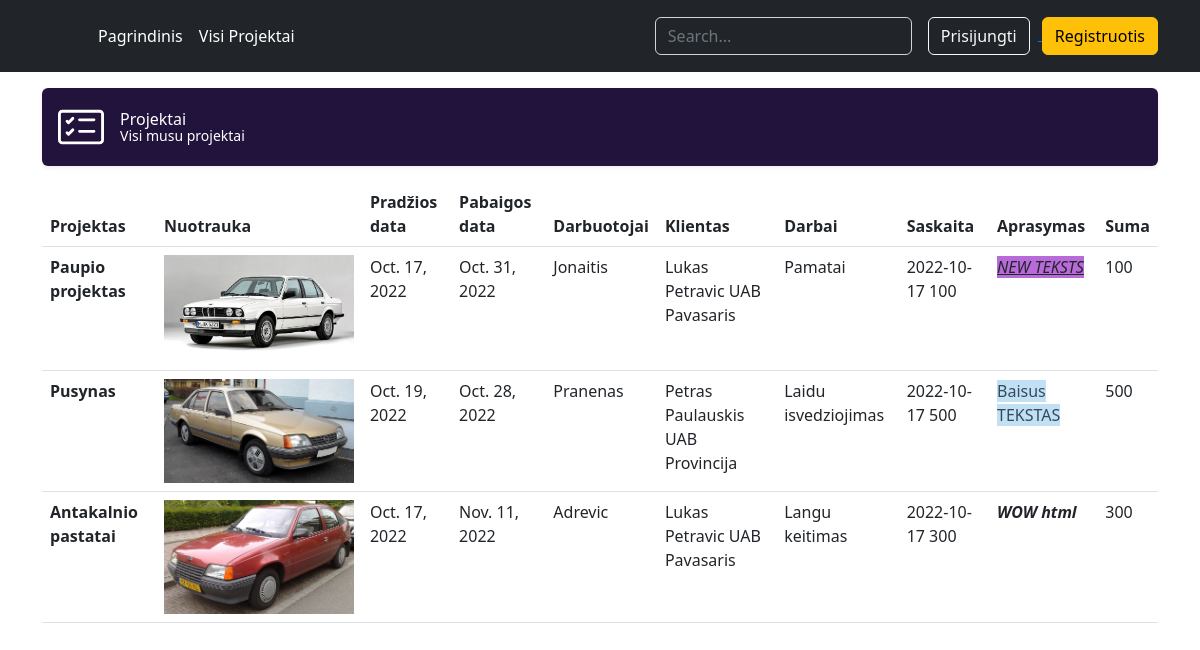
The page /projektai/ on the database its author committed.
### projektai/models.py (models this page shows, shortened)
class Projektas(models.Model):
    pavadinimas = models.CharField('Pavadinimas', max_length=20)
    pradzios_data=models.DateField("Pradžios data")
    pabaigos_data = models.DateField("Pabaigos data")
    klientas_id = models.ForeignKey('Klientas',on_delete=models.SET_NULL,null=True)
    vadovas_user= models.ForeignKey(User,on_delete=models.SET_NULL,null=True)
    darbuotojas_id = models.ForeignKey("Darbuotojas",on_delete=models.SET_NULL,null=True)
    darbas_id = models.ForeignKey("Darbas",on_delete=models.SET_NULL,null=True)
    saskaita_id = models.ForeignKey("Saskaita",on_delete=models.SET_NULL,null=True)
    nuotrauka = models.ImageField('Viršelis', upload_to='projekto_virseliai', null=True)
    aprasymas = HTMLField('Aprasymas', null=True)
    class Meta:
        verbose_name = "Projektas"
        verbose_name_plural = 'Projektai'

class Darbuotojas(models.Model):
    vardas = models.CharField("Vardas", max_length=20)
    pavarde = models.CharField("Pavardė", max_length=20)
    pareigos = models.CharField("Pareigos", max_length=20)
    class Meta:
        verbose_name = "Darbuotojas"
        verbose_name_plural = 'Darbuotojai'

class Klientas(models.Model):
    vardas = models.CharField("Vardas", max_length=20)
    pavarde = models.CharField("Pavardė", max_length=20)
    imone = models.CharField("Įmonė", max_length=20)
    kontaktai = models.TextField("Kontaktai", max_length=500)
    class Meta:
        verbose_name = "Klientas"
        verbose_name_plural = 'Klientai'
    def __str__(self):
        return f"{self.vardas} {self.pavarde} {self.imone}"

class Darbas(models.Model):
    pavadinimas = models.CharField("Pavadinimas", max_length=20)
    pastabos = models.CharField("Pastabos", max_length=200)
    class Meta:
        verbose_name = "Darbas"
        verbose_name_plural = 'Darbai'

class Saskaita(models.Model):
    israsymo_data = models.DateField("Išrašymo data")
    suma = models.PositiveIntegerField("Suma")
    class Meta:
        verbose_name = "Saskaita"
        verbose_name_plural = 'Saskaitos'
    def __str__(self):
        return f"{self.israsymo_data} {self.suma} "

### projektai/views.py (the view)
# urls.py: path('', include('projektai.urls')),
def projektai(request):
    context = {
        "projektai": Projektas.objects.all()
    }
    return render(request,'projektai.html',context=context)

### templates/projektai.html (shortened to what this page needs)
{% extends 'base.html' %}
{% block content %}
<div class="d-flex align-items-center p-3 my-3 text-white bg-purple rounded shadow-sm">
    <div class="lh-1">
      <h1 class="h6 mb-0 text-white lh-1">Projektai</h1>
      <small>Visi musu projektai</small>
    </div>
  </div>
<table class="table table-hover">
  <thead>
    <tr>
      <th scope="col">Projektas</th>
      <th scope="col">Nuotrauka</th>
      <th scope="col">Pradžios data</th>
      <th scope="col">Pabaigos data</th>
      <th scope="col">Darbuotojai</th>
      <th scope="col">Klientas</th>
      <th scope="col">Darbai</th>
      <th scope="col">Saskaita</th>
        <th scope="col">Aprasymas</th>
      <th scope="col">Suma</th>
    </tr>
  </thead>
  <tbody>
  {% for projektas in projektai %}
    <tr>
      <th scope="row">{{projektas.pavadinimas}}</th>
      <th><img src="{{ projektas.nuotrauka.url }}" class="card-img-top"></th>
      <td>{{projektas.pradzios_data}}</td>
      <td>{{projektas.pabaigos_data}}</td>
      <td>{{projektas.darbuotojas_id.pavarde}}</td>
      <td>{{projektas.klientas_id}}</td>
      <td>{{projektas.darbas_id.pavadinimas}}</td>
      <td>{{projektas.saskaita_id}}</td>
        <td>{{projektas.aprasymas | safe}}</td>
        <td>{{projektas.saskaita_id.suma}}</td>
    </tr>
{% endfor %}
  </tbody>
</table>
{% endblock %}

### templates/base.html (shortened to what this page needs)
<!DOCTYPE html>
<html lang="en">
<head>
  {% load static %}
<link href="https://cdn.jsdelivr.net/npm/bootstrap@5.2.2/dist/css/bootstrap.min.css" rel="stylesheet">
  <link rel="stylesheet" href="{% static 'css/style.css' %}">
     <link rel="stylesheet" href="{% static 'css/cover.css' %}">
</head>
<header class="p-3 text-bg-dark">
    <div class="container">
      <div class="d-flex flex-wrap align-items-center justify-content-center justify-content-lg-start">
        <a href="/" class="d-flex align-items-center mb-2 mb-lg-0 text-white text-decoration-none">
          <svg class="bi me-2" width="40" height="32" role="img" aria-label="Bootstrap"><use xlink:href="#bootstrap"/></svg>
        </a>
        <ul class="nav col-12 col-lg-auto me-lg-auto mb-2 justify-content-center mb-md-0">
          <li><a href="{% url 'index' %}" class="nav-link px-2 text-white">Pagrindinis</a></li>
          <li><a href="{% url 'projektai' %}" class="nav-link px-2 text-white">Visi Projektai</a></li>
        </ul>
        <form class="col-12 col-lg-auto mb-3 mb-lg-0 me-lg-3" role="search">
          <input type="search" class="form-control form-control-dark text-bg-dark" placeholder="Search..." aria-label="Search">
        </form>
        <div class="text-end">
          {% if user.is_authenticated %}
      <a href="{% url 'logout' %}"> <button type="button" class="btn btn-outline-light me-2">Atsijungti</button> </a>
          {% else%}
           <a href="{% url 'login' %}"> <button type="button" class="btn btn-outline-light me-2">Prisijungti</button> </a>
{% endif %}
             {% if not user.is_authenticated %}
          <a href="{% url 'register' %}"> <button type="button" class="btn btn-warning">Registruotis</button> </a>
{% endif %}
        </div>
      </div>
    </div>
  </header>
<body>
<div class="container ">
{% block content %}{% endblock %}
</div>
</body>
</html>

### projektai/static/css/style.css (style rules this page uses)
html, body { overflow-x: hidden; }
.bg-purple { background-color: #22133c; }
.bi { vertical-align: -.125em; fill: currentColor; }

### rows shown on the page
Projektas: pavadinimas "Paupio projektas", nuotrauka (picture), pradzios_data "Oct. 17, 2022", pabaigos_data "Oct. 31, 2022", darbuotojas_id.pavarde "Jonaitis", klientas_id "Lukas Petravic UAB Pavasaris", darbas_id.pavadinimas "Pamatai", saskaita_id "2022-10-17 100", aprasymas "NEW TEKSTS", saskaita_id.suma "100"
Projektas: pavadinimas "Pusynas", nuotrauka (picture), pradzios_data "Oct. 19, 2022", pabaigos_data "Oct. 28, 2022", darbuotojas_id.pavarde "Pranenas", klientas_id "Petras Paulauskis UAB Provincija", darbas_id.pavadinimas "Laidu isvedziojimas", saskaita_id "2022-10-17 500", aprasymas "Baisus TEKSTAS", saskaita_id.suma "500"
Projektas: pavadinimas "Antakalnio pastatai", nuotrauka (placeholder picture), pradzios_data "Oct. 17, 2022", pabaigos_data "Nov. 11, 2022", darbuotojas_id.pavarde "Adrevic", klientas_id "Lukas Petravic UAB Pavasaris", darbas_id.pavadinimas "Langu keitimas", saskaita_id "2022-10-17 300", aprasymas "WOW html", saskaita_id.suma "300"
